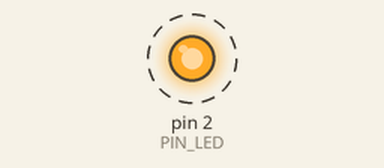
Recording of a sketch running on a simulated Arduino Uno, built with avr-gcc and run on an emulated ATmega328P. Shown: output pins drawn as LEDs (lit = HIGH). Dashed ring = blinking.

Above: at 0.5 s.
Timing chart, 0 to 4.6 s (numbered marks = the images above):
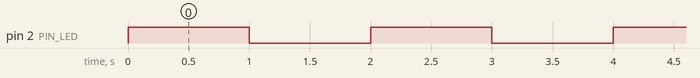

The sketch:

02_BlinkPin2.ino
```cpp
int PIN_LED = 2;
int DELAY_TIME = 1000;

void setup() {
  pinMode(PIN_LED, OUTPUT);
}

void loop() {
  digitalWrite(PIN_LED, HIGH);
  delay(DELAY_TIME);
  digitalWrite(PIN_LED, LOW);
  delay(DELAY_TIME);
}
```

Measured:
- by itself, pin 2 (PIN_LED): alternates HIGH for 1.0 s and LOW for 1.0 s
